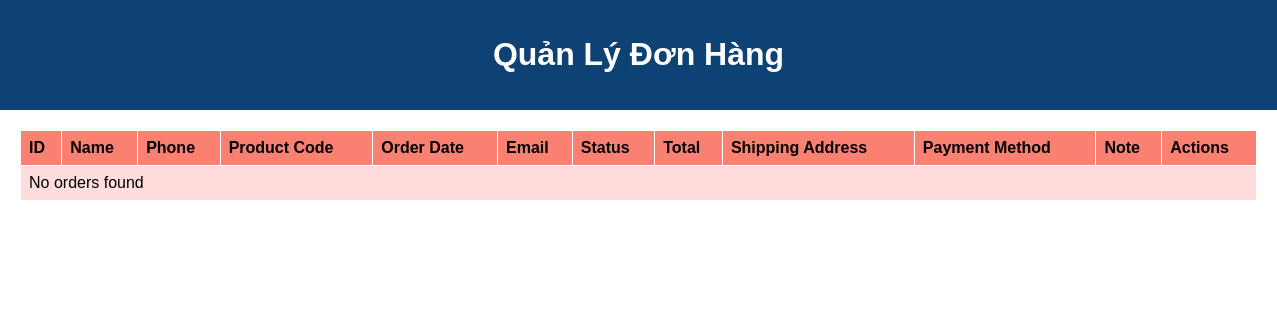
The page /order_management/order_management.php on the database as committed earlier.
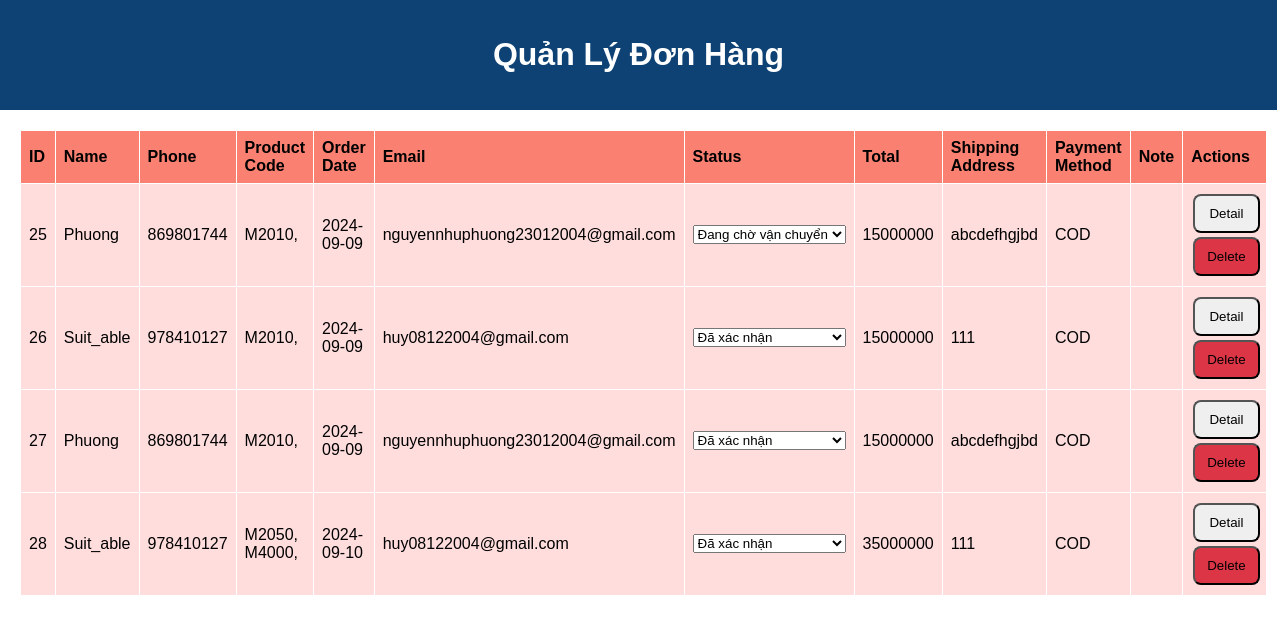
The same page on the database as committed later.
### tables this page shows
CREATE TABLE `don_hang` (
  `id` int(11) NOT NULL,
  `nguoi_nhan` varchar(100) NOT NULL,
  `phone` int(11) NOT NULL,
  `ma_san_pham` varchar(100) NOT NULL,
  `order_date` date NOT NULL,
  `email` varchar(50) NOT NULL,
  `trang_thai` enum('Đang chờ vận chuyển','Đang vận chuyển','Đã giao hàng','Đã hủy','Đã hoàn thành','Chưa thanh toán','Đang chờ xác nhận','Tạm hoãn','Đã xác nhận') NOT NULL DEFAULT 'Đang chờ xác nhận',
  `total` int(11) NOT NULL,
  `shipping_address` varchar(100) NOT NULL,
  `payment_method` varchar(20) NOT NULL,
  `note` varchar(100) NOT NULL,
  `id_user` int(11) NOT NULL
);

### order_management/order_management.php (the view, shortened to what this page needs)
<?php
$servername = "localhost";
$username = "root";
$password = "";
$dbname = "laptrinhweb";
$conn = new mysqli($servername, $username, $password, $dbname);
$sql = "SELECT * FROM don_hang";
$result = $conn->query($sql);
?>
<!DOCTYPE html>
<html lang="en">
<head>
    <link rel="stylesheet" href="./order_management.css">
</head>
<body>
    <header>
        <h1>Quản Lý Đơn Hàng</h1>
    </header>
    <main>
        <div id="order-management">
            <table id="order-table">
                <thead>
                    <tr>
                        <th>ID</th>
                        <th>Name</th>
                        <th>Phone</th>
                        <th>Product Code</th>
                        <th>Order Date</th>
                        <th>Email</th>
                        <th>Status</th>
                        <th>Total</th>
                        <th>Shipping Address</th>
                        <th>Payment Method</th>
                        <th>Note</th>
                        <th>Actions</th>
                    </tr>
                </thead>
                <tbody>
                    <?php
                    if ($result->num_rows > 0) {
                        while ($row = $result->fetch_assoc()) {
                            echo "<tr>
                                    <td>{$row['id']}</td>
                                    <td>{$row['nguoi_nhan']}</td>
                                    <td>{$row['phone']}</td>
                                    <td>{$row['ma_san_pham']}</td>
                                    <td>{$row['order_date']}</td>
                                    <td>{$row['email']}</td>
                                    <td>
                                        <form action='' method='post'>
                                            <input type='hidden' name='order_id' value='{$row['id']}'>
                                            <select name='status' onchange='this.form.submit()'>
                                                <option value='Đang chờ xác nhận' " . ($row['trang_thai'] == 'Đang chờ xác nhận' ? 'selected' : '') . ">Đang chờ xác nhận</option>
                                                <option value='Đã xác nhận' " . ($row['trang_thai'] == 'Đã xác nhận' ? 'selected' : '') . ">Đã xác nhận</option>
                                                <option value='Đang chờ vận chuyển' " . ($row['trang_thai'] == 'Đang chờ vận chuyển' ? 'selected' : '') . ">Đang chờ vận chuyển</option>
                                                <option value='Đang vận chuyển' " . ($row['trang_thai'] == 'Đang vận chuyển' ? 'selected' : '') . ">Đang vận chuyển</option>
                                                <option value='Đã giao hàng' " . ($row['trang_thai'] == 'Đã giao hàng' ? 'selected' : '') . ">Đã giao hàng</option>
                                                <option value='Đã hủy' " . ($row['trang_thai'] == 'Đã hủy' ? 'selected' : '') . ">Đã hủy</option>
                                            </select>
                                        </form>
                                    </td>
                                    <td>{$row['total']}</td>
                                    <td>{$row['shipping_address']}</td>
                                    <td>{$row['payment_method']}</td>
                                    <td>{$row['note']}</td>
                                    <td class='action-cell'>
                                        <button class='detail-btn' data-id='{$row['id']}'>Detail</button>
                                        <button class='delete-btn' data-id='{$row['id']}'>Delete</button>
                                    </td>
                                  </tr>";
                        }
                    } else {
                        echo "<tr><td colspan='12'>No orders found</td></tr>";
                    }
                    ?>
                </tbody>
            </table>
        </div>
    </main>
</body>
</html>

### order_management/order_management.css (style rules this page uses)
body { font-family: Arial, sans-serif; margin: 0; padding: 0; }
header { background-color: #0e4274; color: #fff; padding: 15px; text-align: center; }
main { padding: 20px; }
#order-management { width: 100%; margin: 0 auto; }
table { width: 100%; border-collapse: collapse; }
th, td { border: 1px solid white; padding: 8px; text-align: left; background-color: #ffdddd; }
th { background-color: salmon; }
button { padding: 10px; border-radius: 8px; cursor: pointer; margin: 2px; width: 100%; }
.delete-btn { background-color: #dc3545; }

Rows that differ between the two databases and show on the page:
added don_hang: id "25", nguoi_nhan "Phuong", phone "869801744", ma_san_pham "M2010,", order_date "2024-09-09", email "nguyennhuphuong23012004@gmail.com", status "Đang chờ vận chuyển", total "15000000", shipping_address "abcdefhgjbd", payment_method "COD"
added don_hang: id "26", nguoi_nhan "Suit_able", phone "978410127", ma_san_pham "M2010,", order_date "2024-09-09", email "huy08122004@gmail.com", status "Đã xác nhận", total "15000000", shipping_address "111", payment_method "COD"
added don_hang: id "27", nguoi_nhan "Phuong", phone "869801744", ma_san_pham "M2010,", order_date "2024-09-09", email "nguyennhuphuong23012004@gmail.com", status "Đã xác nhận", total "15000000", shipping_address "abcdefhgjbd", payment_method "COD"
added don_hang: id "28", nguoi_nhan "Suit_able", phone "978410127", ma_san_pham "M2050, M4000,", order_date "2024-09-10", email "huy08122004@gmail.com", status "Đã xác nhận", total "35000000", shipping_address "111", payment_method "COD"
Other text that changed with them:
text no longer shown: "No orders found"
